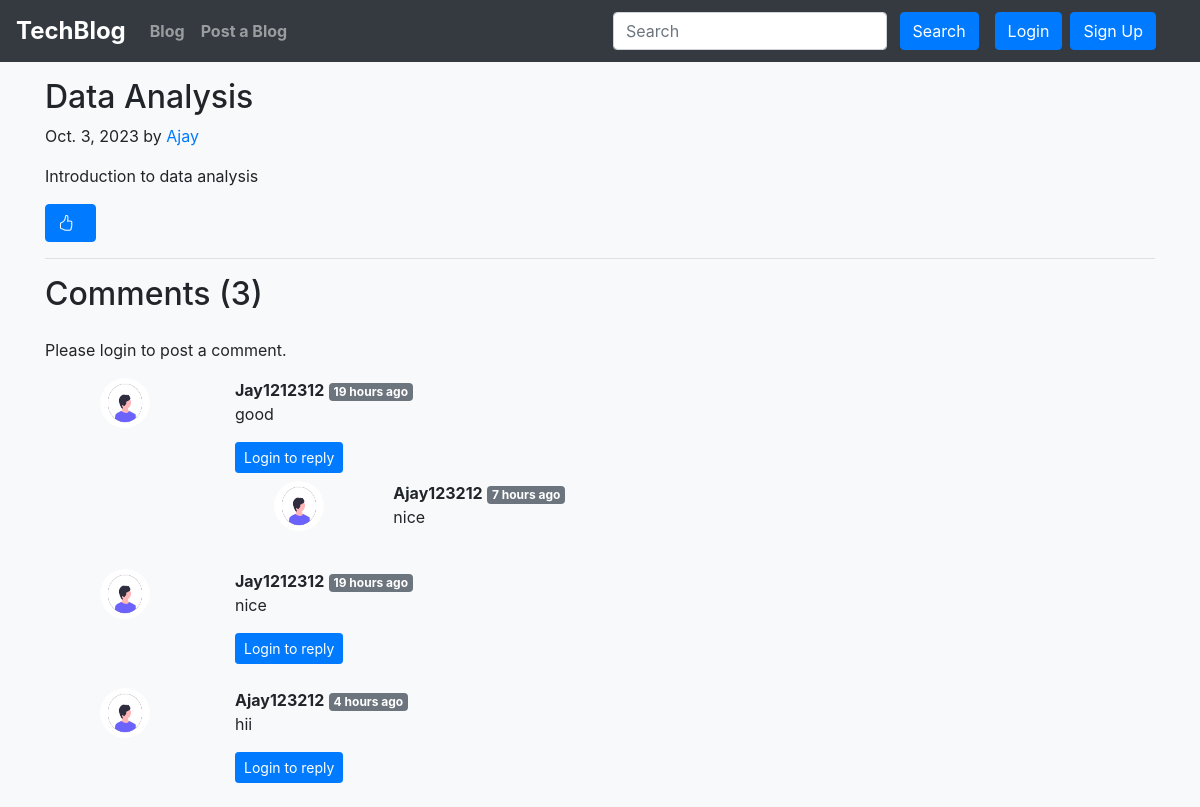
The app's page /blog/data-analysis with its own data.
### blog_app/models.py (models this page shows, shortened)
class Post(models.Model):
    sno = models.AutoField(primary_key=True)
    title = models.CharField(max_length=255)
    author = models.CharField(max_length=14)
    slug = models.CharField(max_length=130)
    timestamp = models.DateField(blank=True, null=True)  # Use DateTimeField instead
    content = models.TextField()
    like_User = models.ManyToManyField(User, related_name='liked_posts')

class BlogComment(models.Model):
    sno= models.AutoField(primary_key=True)
    comment=models.TextField()
    user=models.ForeignKey(User, on_delete=models.CASCADE)
    post=models.ForeignKey(Post, on_delete=models.CASCADE)
    parent=models.ForeignKey('self',on_delete=models.CASCADE, null=True )
    timestamp= models.DateTimeField(default=now)

### blog_app/views.py (the view)
# urls.py: path('<str:slug>', views.blogPost, name="blogPost"),
def blogPost(request, slug):
    post=Post.objects.filter(slug=slug).first()
    comments= BlogComment.objects.filter(post=post, parent=None)
    replies= BlogComment.objects.filter(post=post).exclude(parent=None)
    replyDict={}
    for reply in replies:
        if reply.parent.sno not in replyDict.keys():
            replyDict[reply.parent.sno]=[reply]
        else:
            replyDict[reply.parent.sno].append(reply)
    context={'post':post, 'comments': comments, 'user': request.user, 'replyDict': replyDict}
    return render(request, "blog/blogPost.html", context)

### blog_app/templatetags/extras.py (called while the page is built)
@register.filter(name='get_val')
def get_val(dict, key):
    return dict.get(key)

### templates/blog/blogpost.html (shortened to what this page needs)
{% extends 'base.html' %} {% block title %} Blogpost{% endblock title %} {%block body %}
{% load humanize %} {% load extras %}
<div class="container my-3">
  <h2 class="blog-post-title">{{post.title}}</h2>
  <p class="blog-post-meta">
    {{post.timestamp}} by <a href="/about">{{post.author}}</a>
  </p>
  <p>{{post.content|safe}}</p>
  <button
    class="btn btn-primary"
    id="like-button"
    data-post-id="{{ post.sno }}"
    hx-get = "/blog/like/{{post.sno}}"
    hx-target = "#like-count"
>
    <i class="bi-hand-thumbs-up"></i> &nbsp;
</button>
  <hr />
</div>
<div class="container">
  <h2 class="mb-4">Comments ({{comments.count}})</h2>
  <div class="my-2">
    {% if user.is_authenticated %}
    <form action="/blog/postComment" method="post">
      {% csrf_token %}
      <div class="form-group">
        <label for="comment">Post Comment</label>
        <textarea
          class="form-control"
          rows="3"
          name="comment"
          placeholder="Enter comment here"
          required
        ></textarea>
      </div>
      <input type="hidden" name="postSno" value="{{post.sno}}" />
      <input type="hidden" name="parentSno" value="" />
      <button type="submit" class="btn btn-primary">Submit</button>
    </form>
    {% else %}
    <p>Please login to post a comment.</p>
    {% endif %}
  </div>
  {% for comment in comments %}
  <div class="row my-3">
    <div class="col-md-2">
      <img
        class="rounded-circle mx-auto d-block"
        src="/static/img/user.png"
        alt="user"
        width="50"
        height="50"
      />
    </div>
    <div class="col-md-10">
      <div class="comment-header">
        <b>{{comment.user.username}}</b>
        <span class="badge badge-secondary"
          >{{comment.timestamp|naturaltime}}</span
        >
      </div>
      <div class="comment-body">{{comment.comment|linebreaks}}</div>
      <div class="comment-footer">
        {% if user.is_authenticated %}
        <button
          class="btn btn-sm btn-primary"
          type="button"
          data-toggle="collapse"
          data-target="#replyBox{{comment.sno}}"
          aria-expanded="false"
          aria-controls="replyBox{{comment.sno}}"
        >
          Reply
        </button>
        <div class="collapse" id="replyBox{{comment.sno}}">
          <div class="card card-body my-2">
            <form action="/blog/postComment" method="post">
              {% csrf_token %}
              <div class="form-group">
                <label for="replyComment">Post a reply</label>
                <textarea
                  class="form-control"
                  rows="2"
                  name="comment"
                  placeholder="Enter comment here"
                  required
                ></textarea>
                <input type="hidden" name="parentSno" value="{{comment.sno}}" />
              </div>
              <input type="hidden" name="postSno" value="{{post.sno}}" />
              <button type="submit" class="btn btn-primary">Submit</button>
            </form>
          </div>
        </div>
        {% else %}
        <button
          class="btn btn-sm btn-primary"
          type="button"
          data-toggle="collapse"
          data-target="#replyBox{{comment.sno}}"
          aria-expanded="false"
          aria-controls="replyBox{{comment.sno}}"
        >
          Login to reply
        </button>
        {% endif %}
        <div class="replies my-2">
          {% for reply in replyDict|get_val:comment.sno %}
          <div class="row my-2">
            <div class="col-md-2">
              <img
                class="rounded-circle mx-auto d-block"
                src="/static/img/user.png"
                alt="user"
                width="50"
                height="50"
              />
            </div>
            <div class="col-md-10">
              <div class="comment-header">
                <b>{{reply.user.username}}</b>
                <span class="badge badge-secondary"
                  >{{reply.timestamp|naturaltime}}</span
                >
              </div>
              <div class="comment-body">{{reply.comment|linebreaks}}</div>
            </div>
          </div>
          {% endfor %}
        </div>
      </div>
    </div>
  </div>
  {% endfor %}
</div>
{% endblock %}

### templates/base.html (style rules this page uses)
body { background-color: #f8f9fa; }

### records on screen
Post: title "Data Analysis", timestamp "Oct. 3, 2023", author "Ajay", content "Introduction to data analysis"
BlogComment: user.username "Jay1212312", timestamp "19 hours ago", comment "good"
BlogComment: user.username "Ajay123212", timestamp "7 hours ago", comment "nice"
BlogComment: user.username "Jay1212312", timestamp "19 hours ago", comment "nice"
BlogComment: user.username "Ajay123212", timestamp "4 hours ago", comment "hii"

### other values on screen
{{ comments.count }} "3"
